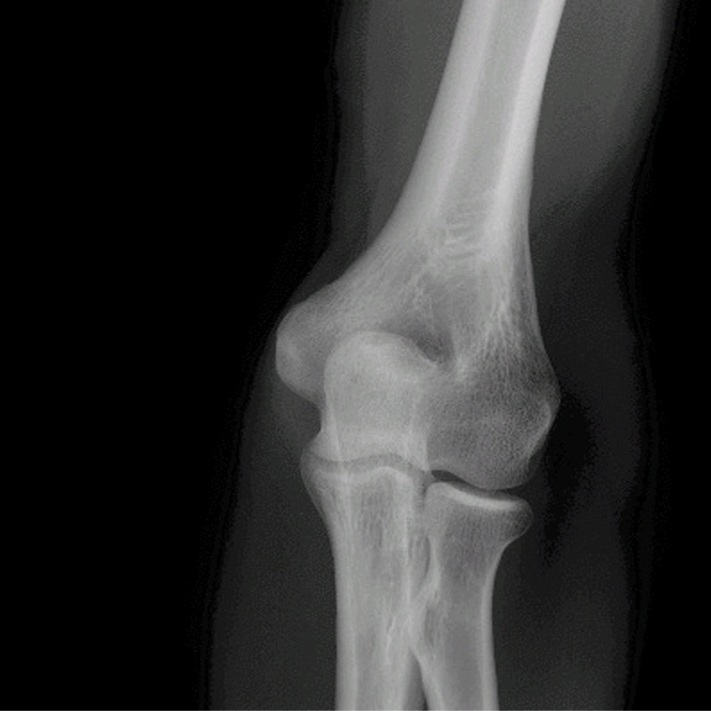
#> input picture cap07/radiografia.jpg, 711 x 711 px, found by its file name
$ python ex33.py
#> lines starting #> are read from the running program, lines starting #| are printed output that depends on the picture
#pagina 132
import cv2
#adaptado para rodar no google colab
from google.colab.patches import cv2_imshow

imgOriginal = cv2.imread("/content/radiografia.jpg", 0)
#> imgOriginal: shape (711, 711); min 0, max 207, mean 45.1
imgSuavizada = cv2.GaussianBlur(imgOriginal, (13,13), 3)
imgDetalhes = 3 * cv2.subtract(imgOriginal, imgSuavizada)
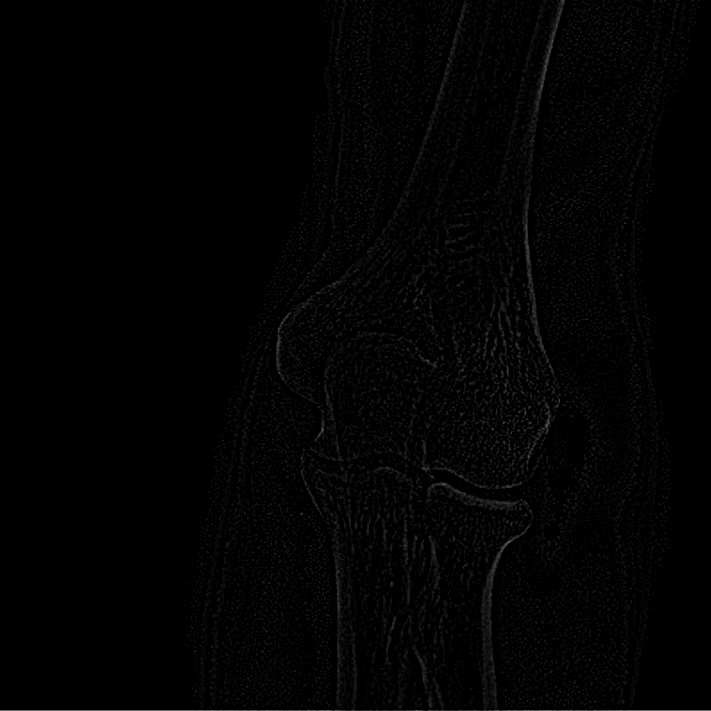
#> imgDetalhes: shape (711, 711); min 0, max 114, mean 2.6
imgRealcada = cv2.add(imgOriginal, imgDetalhes)

cv2_imshow(imgOriginal)
cv2_imshow(imgSuavizada)
cv2_imshow(imgDetalhes)
cv2_imshow(imgRealcada)

cv2.waitKey(0)
cv2.destroyAllWindows()

$ run again, with cap07/estacionamento.jpg copied over cap07/radiografia.jpg
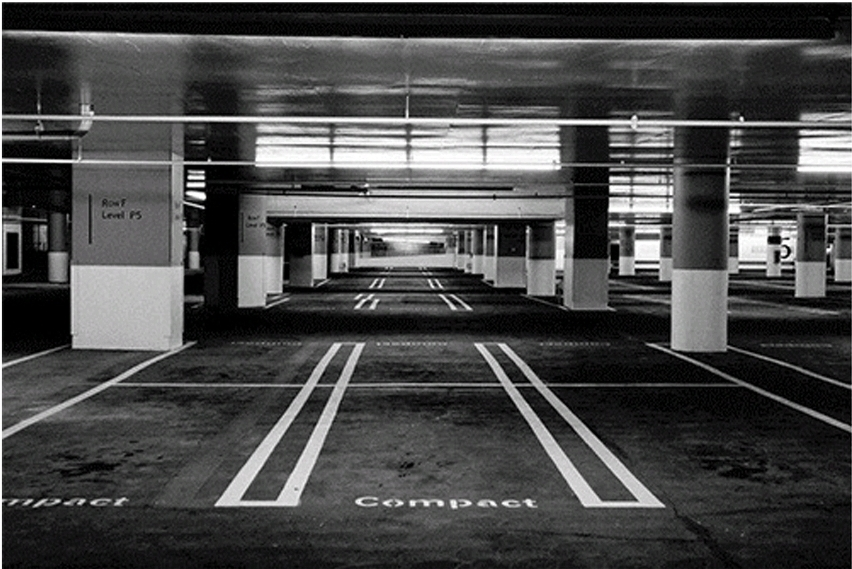
#> input picture cap07/estacionamento.jpg, 852 x 569 px, found by its file name
#> `imgDetalhes = 3 * cv2.subtract(imgOriginal, imgSuavizada)`:
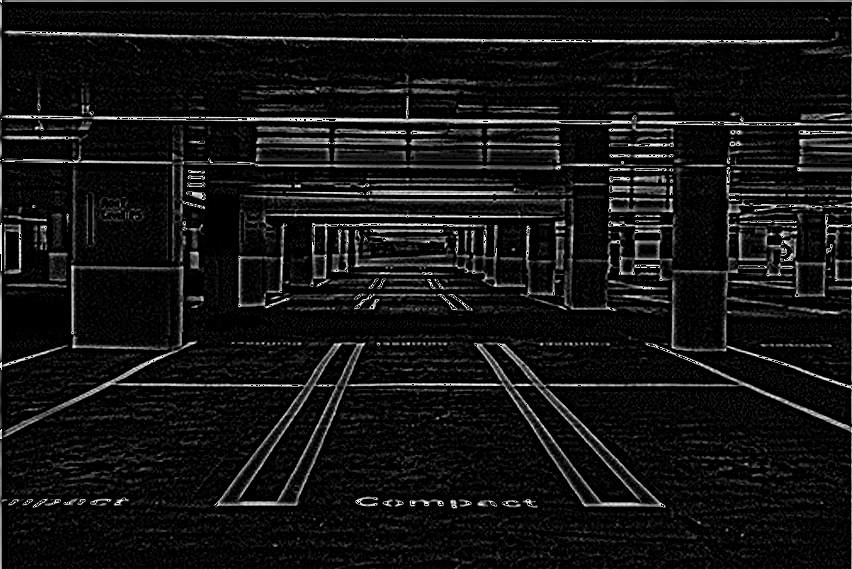
#> imgDetalhes: shape (569, 852); min 0, max 255, mean 19.3
#> `imgRealcada = cv2.add(imgOriginal, imgDetalhes)`:
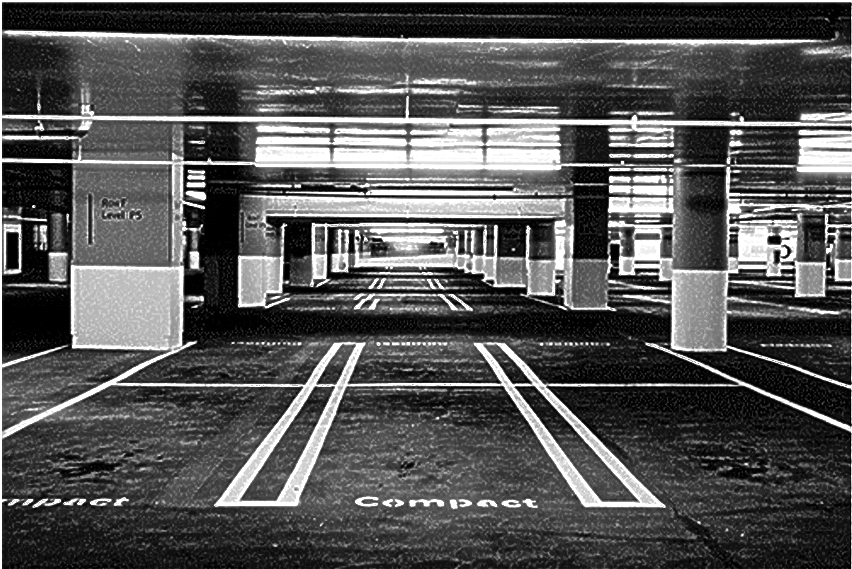
#> imgRealcada: shape (569, 852); min 0, max 255, mean 85

$ run again, with cap07/lua.jpg copied over cap07/radiografia.jpg
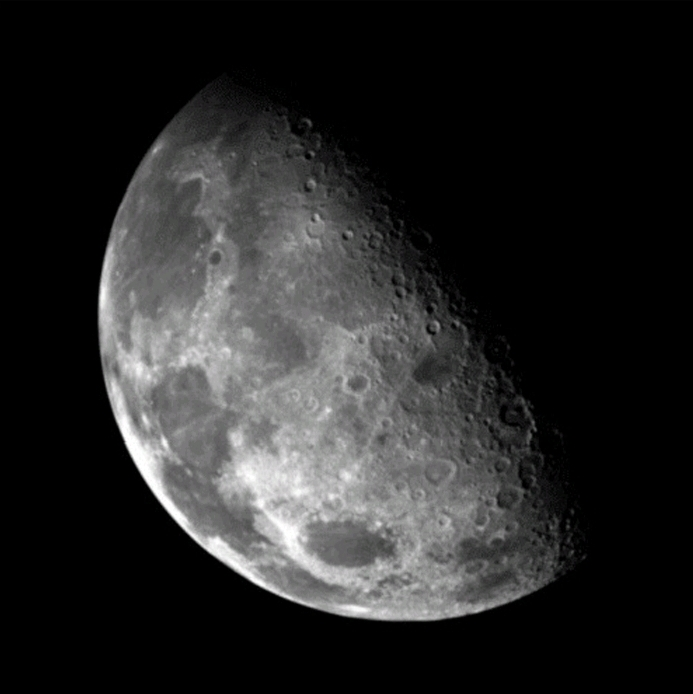
#> input picture cap07/lua.jpg, 693 x 694 px, found by its file name
#> `imgDetalhes = 3 * cv2.subtract(imgOriginal, imgSuavizada)`:
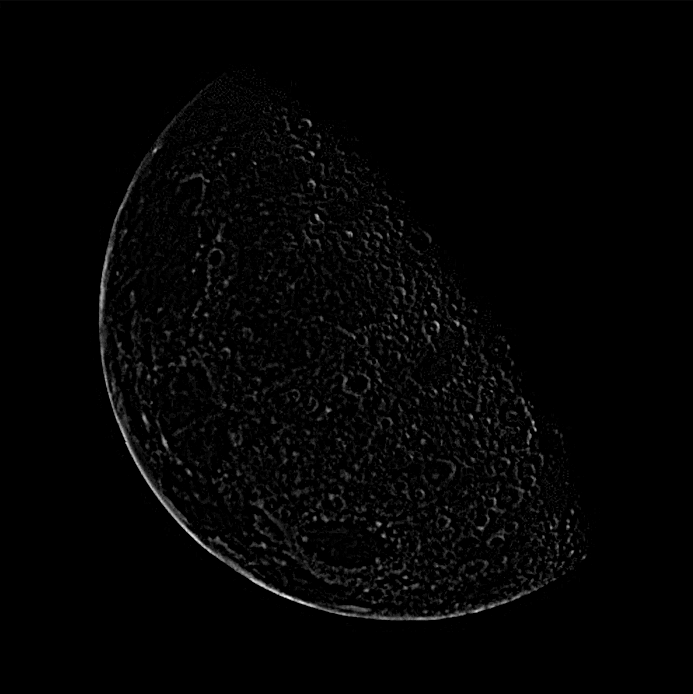
#> imgDetalhes: shape (694, 693); min 0, max 243, mean 4
#> `imgRealcada = cv2.add(imgOriginal, imgDetalhes)`:
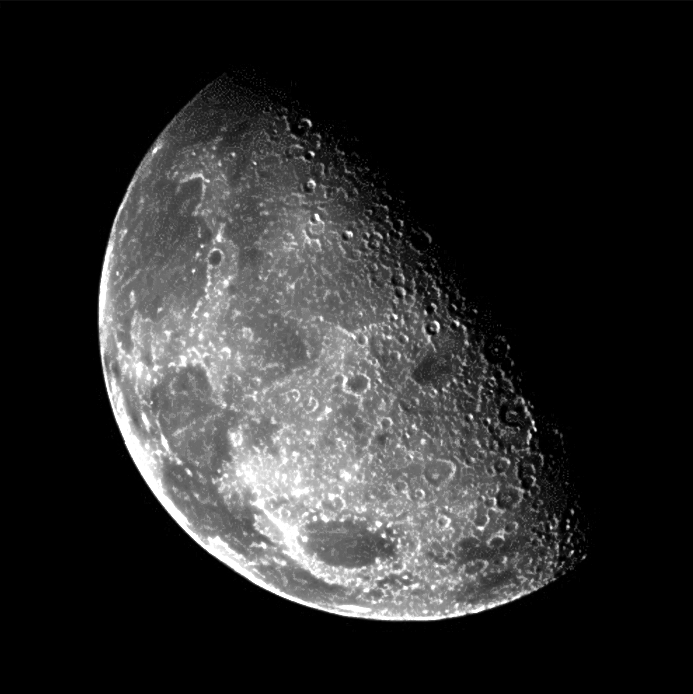
#> imgRealcada: shape (694, 693); min 0, max 255, mean 42.6
